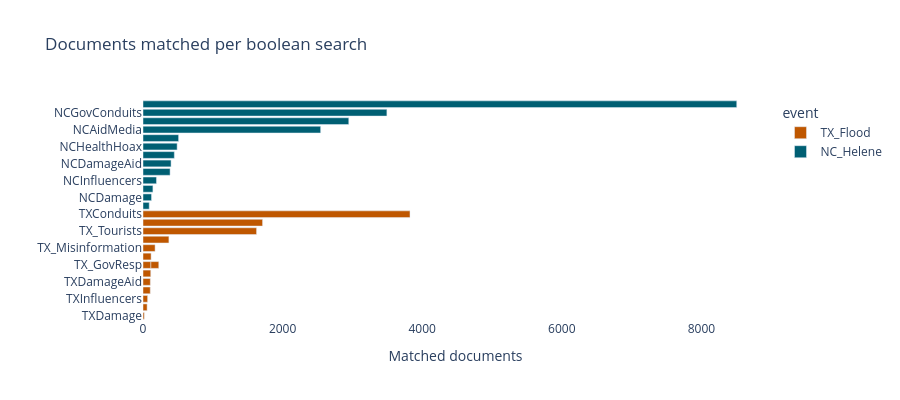

This figure's notebook cell:
### Markdown cell above
### 7.1 Match counts and event breakdown

### Code cell
counts_df = match_summary.copy().sort_values("matches", ascending=True)
fig_counts = px.bar(counts_df, x="matches", y="boolean_search", color="event",
                    orientation="h", color_discrete_map=EVENT_COLORS,
                    title="Documents matched per boolean search")
fig_counts.update_layout(height=400, plot_bgcolor="white", yaxis_title="", xaxis_title="Matched documents")
fig_counts.write_html(str(OUTPUT_DIR / "match_counts.html"), include_plotlyjs="cdn")
fig_counts.show()

### Figure 1 — Plotly figure (JSON) as saved in the notebook; plotly's stock layout.template omitted (floating-point values rounded to 4 significant figures)
{"data": [{"hovertemplate": "event=TX_Flood<br>matches=%{x}<br>boolean_search=%{y}<extra></extra>", "legendgroup": "TX_Flood", "marker": {"color": "#BF5700", "pattern": {"shape": ""}}, "name": "TX_Flood", "orientation": "h", "showlegend": true, "textposition": "auto", "type": "bar", "x": [18, 59, 66, 104, 105, 111, 113, 113, 116, 173, 371, 1627, 1713, 3825], "xaxis": "x", "y": ["TXDamage", "TX_Warn", "TXInfluencers", "AgencyTX_Warn", "TXDamageAid", "TXHealth", "TX_GovResp", "TX_GovResp", "TXHealthHoax", "TX_Misinformation", "TXAidMedia", "TX_Tourists", "TXGovConduits", "TXConduits"], "yaxis": "y"}, {"hovertemplate": "event=NC_Helene<br>matches=%{x}<br>boolean_search=%{y}<extra></extra>", "legendgroup": "NC_Helene", "marker": {"color": "#005f73", "pattern": {"shape": ""}}, "name": "NC_Helene", "orientation": "h", "showlegend": true, "textposition": "auto", "type": "bar", "x": [89, 122, 142, 193, 388, 402, 449, 489, 510, 2545, 2948, 3494, 8506], "xaxis": "x", "y": ["NC_Warn", "NCDamage", "AgencyNC_Warn", "NCInfluencers", "HELENE_Misinformation", "NCDamageAid", "NCHealth", "NCHealthHoax", "HELENE_GovResp", "NCAidMedia", "HELENE_Tourists", "NCGovConduits", "NCConduits"], "yaxis": "y"}], "layout": {"barmode": "relative", "height": 400, "legend": {"title": {"text": "event"}, "tracegroupgap": 0}, "plot_bgcolor": "white", "title": {"text": "Documents matched per boolean search"}, "xaxis": {"anchor": "y", "domain": [0, 1], "title": {"text": "Matched documents"}}, "yaxis": {"anchor": "x", "domain": [0, 1], "title": {"text": ""}}}}
